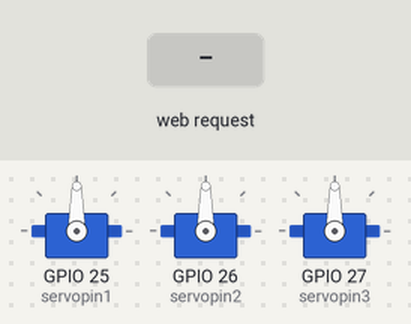
A sketch run on a simulated ESP32. On the bench: 3 × servo. The inputs (shaded band) are chosen by the test bench. WiFi joins after 1.5 s; servers stay silent unless stated; what the sketch prints to the serial monitor is not drawn.

Above: at 2.7 s.
2.8 s: HTTP request GET /25/on received
At 3.05 s:
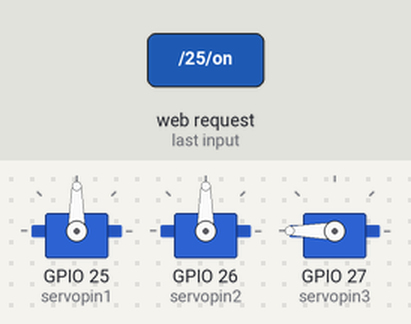
4.8 s: HTTP request GET /25/off received
At 5.05 s:
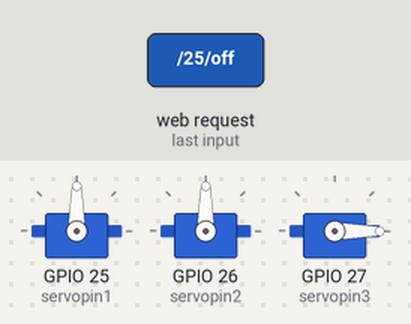
6.8 s: HTTP request GET /26/on received
At 7.05 s:
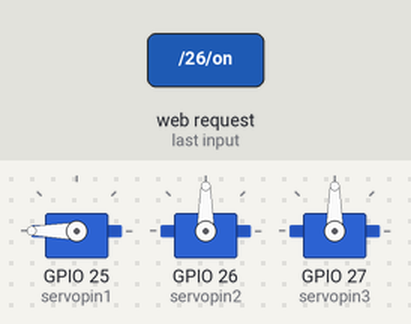
8.8 s: HTTP request GET /26/off received
At 9.05 s:
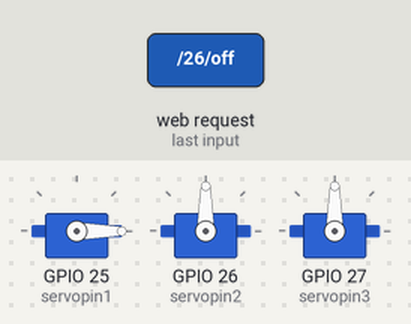
10.8 s: HTTP request GET /27/on received
At 11.05 s:
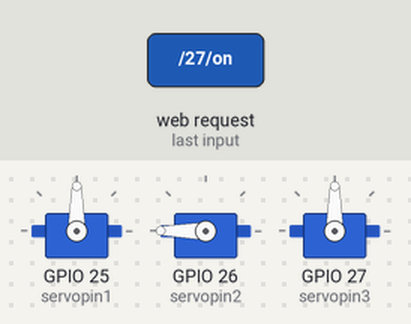
12.8 s: HTTP request GET /27/off received
At 13.05 s:
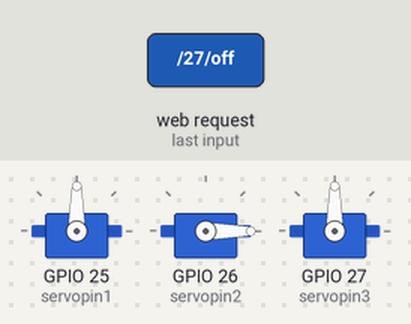
Timing chart, 0 to 15.8 s (numbered marks = the images above; inputs shaded):
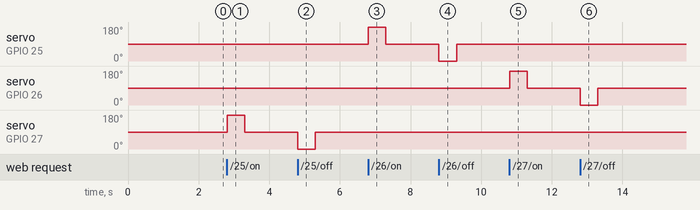

Measured:
- after the input at 2.8 s, servo on GPIO 27 (servopin3): 90° → 180° at once, → 90° 0.50 s later
- after the input at 4.8 s, servo on GPIO 27 (servopin3): 90° → 0° at once, → 90° 0.50 s later
- after the input at 6.8 s, servo on GPIO 25 (servopin1): 90° → 180° at once, → 90° 0.50 s later
- after the input at 8.8 s, servo on GPIO 25 (servopin1): 90° → 0° at once, → 90° 0.50 s later
- after the input at 10.8 s, servo on GPIO 26 (servopin2): 90° → 180° at once, → 90° 0.50 s later
- after the input at 12.8 s, servo on GPIO 26 (servopin2): 90° → 0° at once, → 90° 0.50 s later

The sketch:

light_switch_esp32_with_buttons.ino
```cpp
// Load Wi-Fi library
#include <WiFi.h>
#include <ESP32_Servo.h>


//using doit esp32 devkit v1


// Replace with your network credentials
const char* ssid     = "SJAB";  // SJAB
const char* password = "Bucky1994!"; //Bucky1994!

// Set web server port number to 80
WiFiServer server(80);

// Variable to store the HTTP request
String header;

// Auxiliar variables to store the current output state
String output25State = "off";
String output26State = "off";
String output27State = "off";

// Define servopins
int servopin1 = 25;
int servopin2 = 26;
int servopin3 = 27;

//define positions
int minpos = 0;
int npos = 90;
int maxpos = 180;

Servo servo1;
Servo servo2;
Servo servo3;

void setup() {
  Serial.begin(115200);
  // Initialize the output variables as outputs
  servo1.attach(servopin1);
  servo2.attach(servopin2);
  servo3.attach(servopin3);
  // Set servo to initial position
  servo1.write(npos);
  servo2.write(npos);
  servo3.write(npos);


  // Connect to Wi-Fi network with SSID and password
  Serial.print("Connecting to ");
  Serial.println(ssid);
  WiFi.begin(ssid, password);
  while (WiFi.status() != WL_CONNECTED) {
    delay(500);
    Serial.print(".");
  }
  // Print local IP address and start web server
  Serial.println("");
  Serial.println("WiFi connected.");
  Serial.println("IP address: ");
  Serial.println(WiFi.localIP());
  server.begin();
}

void loop(){
 WiFiClient client = server.available();   // Listen for incoming clients
  if (client) {                             // If a new client connects,
    Serial.println("New Client.");          // print a message out in the serial port
    String currentLine = "";                // make a String to hold incoming data from the client
    while (client.connected()) {            // loop while the client's connected


      if (client.available()) {             // if there's bytes to read from the client,
        char c = client.read();             // read a byte, then
        Serial.write(c);                    // print it out the serial monitor
        header += c;
        if (c == '\n') {                    // if the byte is a newline character
          // if the current line is blank, you got two newline characters in a row.
          // that's the end of the client HTTP request, so send a response:
          if (currentLine.length() == 0) {
            // HTTP headers always start with a response code (e.g. HTTP/1.1 200 OK)
            // and a content-type so the client knows what's coming, then a blank line:
            client.println("HTTP/1.1 200 OK");
            client.println("Content-type:text/html");
            client.println("Connection: close");
            client.println();
              // turns the GPIOs on and off
              if (header.indexOf("GET /25/on") >= 0)
              {
              servo3.attach(servopin3);
              Serial.println("GPIO 25 on");
              output25State = "on";
              servo3.write(maxpos);
              delay(500);
              servo3.write(npos);
              delay(500);
              servo3.detach();
              }
              else if (header.indexOf("GET /25/off") >= 0)
              {
              servo3.attach(servopin3);
              Serial.println("GPIO 25 off");
              output25State = "off";
              servo3.write(minpos);
              delay(500);
              servo3.write(npos);
              delay(500);
              servo3.detach();
              }

              else if (header.indexOf("GET /26/on") >= 0)
              {
              servo1.attach(servopin1);
              Serial.println("GPIO 26 on");
              output26State = "on";
              servo1.write(maxpos);
              delay(500);
              servo1.write(npos);
              delay(500);
              servo1.detach();
              }
              else if (header.indexOf("GET /26/off") >= 0)
              {
              servo1.attach(servopin1);
              Serial.println("GPIO 26 off");
              output26State = "off";
              servo1.write(minpos);
              delay(500);
              servo1.write(npos);
              delay(500);
              servo1.detach();
              }

              else if (header.indexOf("GET /27/on") >= 0)
              {
              servo2.attach(servopin2);
              Serial.println("GPIO 27 on");
              output27State = "on";
              servo2.write(maxpos);
              delay(500);
              servo2.write(npos);
              delay(500);
              servo2.detach();
              }
              else if (header.indexOf("GET /27/off") >= 0)
              {
              servo2.attach(servopin2);
              Serial.println("GPIO 27 off");
              output27State = "off";
              servo2.write(minpos);
              delay(500);
              servo2.write(npos);
              delay(500);
              servo2.detach();
              }

            // Display the HTML web page
            client.println("<!DOCTYPE html><html>");
            client.println("<head><meta name=\"viewport\" content=\"width=device-width, initial-scale=1\">");
            client.println("<link rel=\"icon\" href=\"data:,\">");
            // CSS to style the on/off buttons
            // Feel free to change the background-color and font-size attributes to fit your preferences
            client.println("<style>html { font-family: Helvetica; display: inline-block; margin: 0px auto; text-align: center;}");
            client.println(".button { background-color: #4CAF50; border: none; color: white; padding: 16px 40px;");
            client.println("text-decoration: none; font-size: 30px; margin: 2px; cursor: pointer;}");
            client.println(".button2 {background-color: #444444;}</style></head>");

            // Web Page Heading
            client.println("<body><h1>Anna's Light Switches</h1>");

            // Display current state, and ON/OFF buttons for GPIO 25
            client.println("<p> Light Switch 1 " + output25State + "</p>");
            // If the output25State is off, it displays the ON button
            if(output25State=="off")
            {
            client.println("<p><a href=\"/25/on\"><button class=\"button\">ON</button></a></p>");
            }
            else if(output25State=="on")
            {
            client.println("<p><a href=\"/25/off\"><button class=\"button button2\">OFF</button></a></p>");
            }

            // Display current state, and ON/OFF buttons for GPIO 26
            client.println("<p> Light Switch 2 " + output26State + "</p>");
            // If the output26State is off, it displays the ON button
            if(output26State=="off")
            {
            client.println("<p><a href=\"/26/on\"><button class=\"button\">ON</button></a></p>");
            }
            else if(output26State=="on")
            {
            client.println("<p><a href=\"/26/off\"><button class=\"button button2\">OFF</button></a></p>");
            }
             // Display current state, and ON/OFF buttons for GPIO 27
            client.println("<p> Light Switch 3 " + output27State + "</p>");
            // If the output27State is off, it displays the ON button
            if(output27State=="off")
            {
            client.println("<p><a href=\"/27/on\"><button class=\"button\">ON</button></a></p>");
            }
            else if(output27State=="on")
            {
            client.println("<p><a href=\"/27/off\"><button class=\"button button2\">OFF</button></a></p>");
            }
            client.println("</body></html>");

            // The HTTP response ends with another blank line
            client.println();
            // Break out of the while loop
            break;
          }

          else { // if you got a newline, then clear currentLine
            currentLine = "";
          }
        } else if (c != '\r') {  // if you got anything else but a carriage return character,
          currentLine += c;      // add it to the end of the currentLine
        }
      }
    }
    // Clear the header variable
    header = "";
    // Close the connection
    client.stop();
    Serial.println("Client disconnected.");
    Serial.println("");
  }
}
```
